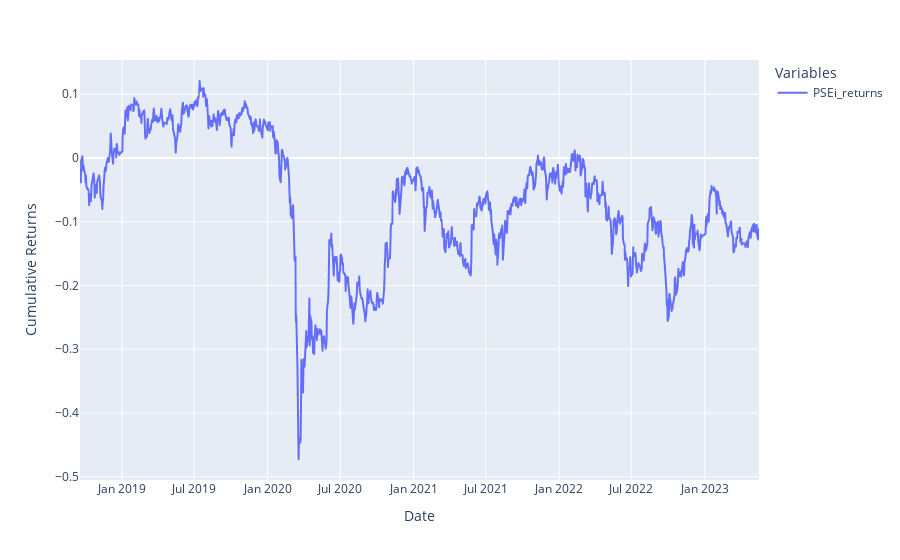

Notebook cell for this chart:
### Markdown cell above
### Plot Cumulative PSEi returns

### Code cell
Cumulative_PSEi_returns.plot(labels={'value':'Cumulative Returns', 'index':'Date', 'variable':'Variables'}) # Plot the cumulative PSEi returns

### Figure 1 — Plotly figure (JSON) as saved in the notebook; plotly's stock layout.template omitted (floating-point values rounded to 4 significant figures; data arrays with more than 128 entries replaced by an {"elided": "..."} marker saying what was removed)
{"data": [{"hovertemplate": "Variables=PSEi_returns<br>Date=%{x}<br>Cumulative Returns=%{y}<extra></extra>", "legendgroup": "PSEi_returns", "line": {"color": "#636efa", "dash": "solid"}, "marker": {"symbol": "circle"}, "mode": "lines", "name": "PSEi_returns", "showlegend": true, "type": "scattergl", "x": {"elided": "1139 str values"}, "xaxis": "x", "y": {"elided": "1139 float values"}, "yaxis": "y"}], "layout": {"legend": {"title": {"text": "Variables"}, "tracegroupgap": 0}, "margin": {"t": 60}, "xaxis": {"anchor": "y", "domain": [0, 1], "title": {"text": "Date"}}, "yaxis": {"anchor": "x", "domain": [0, 1], "title": {"text": "Cumulative Returns"}}}}
